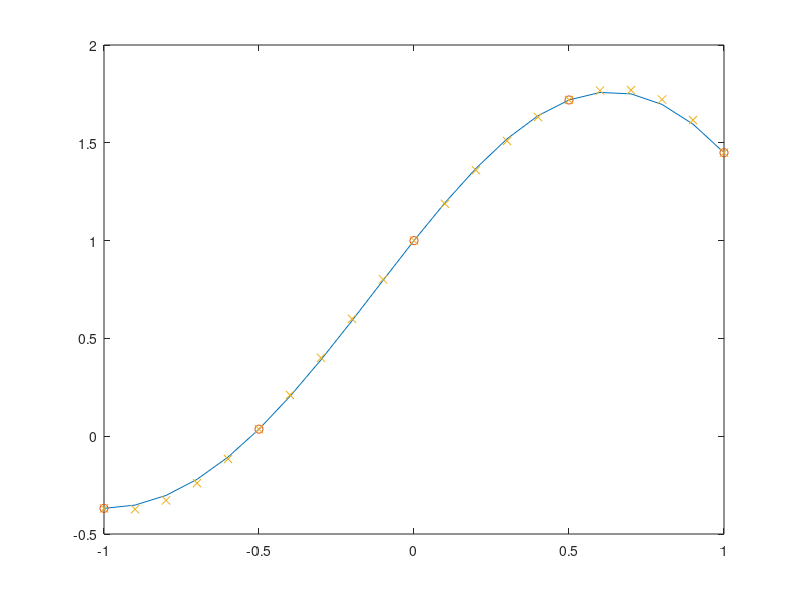

Write the MATLAB code that produced this figure.
f = @(x) sin(2*x)+cos(x);

t=-1:0.1:1;
y=f(t);

int_t=-1:0.5:1;
int_y=f(int_t);

num_int=length(int_t);

van=fliplr(vander(int_t));

w=van\int_y';

poly_int=@(x) x.^(0:num_int-1)*w;

z=zeros(1,length(t));

for i=1:length(t)
    z(i)=poly_int(t(i));
end


int_z=zeros(1,length(int_t));

for i=1:length(int_t)
    int_z(i)=poly_int(int_t(i));
end

figure
plot(t,y)
hold on
plot(int_t,int_y,'o')
hold on
%plot(int_t,int_z)
hold on
plot(t,z,'x')